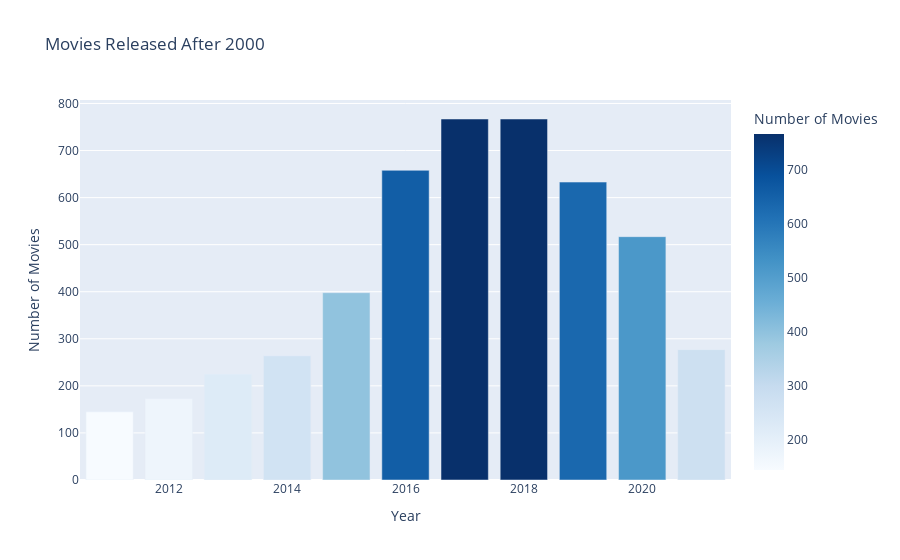

This figure's notebook cell:
### Code cell
plot_bar_chart("Movie", 2010)

### Figure 1 — Plotly figure (JSON) as saved in the notebook; plotly's stock layout.template omitted (floating-point values rounded to 4 significant figures)
{"data": [{"alignmentgroup": "True", "hovertemplate": "Year=%{x}<br>Number of Movies=%{marker.color}<extra></extra>", "legendgroup": "", "marker": {"color": [767, 767, 658, 633, 517, 398, 277, 264, 225, 173, 145], "coloraxis": "coloraxis", "pattern": {"shape": ""}}, "name": "", "offsetgroup": "", "orientation": "v", "showlegend": false, "textposition": "auto", "type": "bar", "x": [2017, 2018, 2016, 2019, 2020, 2015, 2021, 2014, 2013, 2012, 2011], "xaxis": "x", "y": [767, 767, 658, 633, 517, 398, 277, 264, 225, 173, 145], "yaxis": "y"}], "layout": {"barmode": "relative", "coloraxis": {"colorbar": {"title": {"text": "Number of Movies"}}, "colorscale": [[0, "rgb(247,251,255)"], [0.125, "rgb(222,235,247)"], [0.25, "rgb(198,219,239)"], [0.375, "rgb(158,202,225)"], [0.5, "rgb(107,174,214)"], [0.625, "rgb(66,146,198)"], [0.75, "rgb(33,113,181)"], [0.875, "rgb(8,81,156)"], [1, "rgb(8,48,107)"]]}, "legend": {"tracegroupgap": 0}, "title": {"text": "Movies Released After 2000"}, "xaxis": {"anchor": "y", "domain": [0, 1], "title": {"text": "Year"}}, "yaxis": {"anchor": "x", "domain": [0, 1], "title": {"text": "Number of Movies"}}}}
